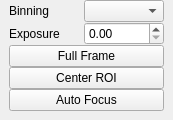
<?xml version="1.0" encoding="UTF-8"?>
<ui version="4.0">
 <class>Form</class>
 <widget class="QWidget" name="Form">
  <property name="geometry">
   <rect>
    <x>0</x>
    <y>0</y>
    <width>173</width>
    <height>118</height>
   </rect>
  </property>
  <property name="windowTitle">
   <string>Form</string>
  </property>
  <layout class="QVBoxLayout" name="verticalLayout">
   <property name="spacing">
    <number>15</number>
   </property>
   <property name="leftMargin">
    <number>0</number>
   </property>
   <property name="topMargin">
    <number>0</number>
   </property>
   <property name="rightMargin">
    <number>0</number>
   </property>
   <property name="bottomMargin">
    <number>0</number>
   </property>
   <item>
    <widget class="QWidget" name="devCtrlWidget" native="true">
     <layout class="QGridLayout" name="gridLayout_4">
      <property name="topMargin">
       <number>0</number>
      </property>
      <property name="spacing">
       <number>0</number>
      </property>
      <item row="0" column="0">
       <widget class="QLabel" name="label_2">
        <property name="text">
         <string>Binning</string>
        </property>
       </widget>
      </item>
      <item row="0" column="1">
       <widget class="QComboBox" name="binningCombo"/>
      </item>
      <item row="1" column="0">
       <widget class="QLabel" name="label_3">
        <property name="text">
         <string>Exposure</string>
        </property>
       </widget>
      </item>
      <item row="1" column="1">
       <widget class="SpinBox" name="spinExposure">
        <property name="minimumSize">
         <size>
          <width>80</width>
          <height>0</height>
         </size>
        </property>
        <property name="toolTip">
         <string>Sets the exposure time for each frame.</string>
        </property>
       </widget>
      </item>
      <item row="3" column="0" colspan="2">
       <widget class="QPushButton" name="btnCenterROI">
        <property name="toolTip">
         <string>Center the region of interest.</string>
        </property>
        <property name="text">
         <string>Center ROI</string>
        </property>
       </widget>
      </item>
      <item row="2" column="0" colspan="2">
       <widget class="QPushButton" name="btnFullFrame">
        <property name="toolTip">
         <string>Set the region of interest to the maximum possible area.</string>
        </property>
        <property name="text">
         <string>Full Frame</string>
        </property>
       </widget>
      </item>
      <item row="4" column="0" colspan="2">
       <widget class="QPushButton" name="btnAutoFocus">
        <property name="text">
         <string>Auto Focus</string>
        </property>
       </widget>
      </item>
     </layout>
    </widget>
   </item>
  </layout>
 </widget>
 <customwidgets>
  <customwidget>
   <class>SpinBox</class>
   <extends>QDoubleSpinBox</extends>
   <header>pyqtgraph</header>
  </customwidget>
 </customwidgets>
 <resources/>
 <connections/>
</ui>
